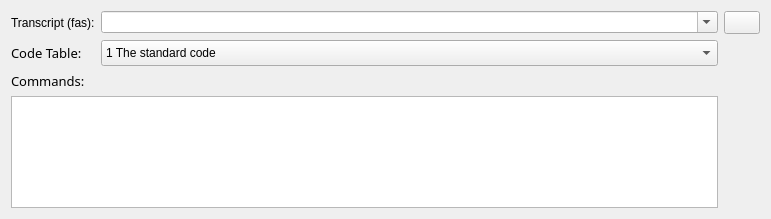
              <widget class="QWidget" name="scrollAreaWidgetContents_3">
               <property name="geometry">
                <rect>
                 <x>0</x>
                 <y>0</y>
                 <width>771</width>
                 <height>219</height>
                </rect>
               </property>
               <layout class="QGridLayout" name="gridLayout_3">
                <item row="0" column="0">
                 <widget class="QLabel" name="label_5">
                  <property name="text">
                   <string>Transcript (fas):</string>
                  </property>
                 </widget>
                </item>
                <item row="0" column="1">
                 <widget class="ListQCombobox" name="comboBox_12">
                  <property name="sizePolicy">
                   <sizepolicy hsizetype="Expanding" vsizetype="Fixed">
                    <horstretch>0</horstretch>
                    <verstretch>0</verstretch>
                   </sizepolicy>
                  </property>
                  <property name="acceptDrops">
                   <bool>true</bool>
                  </property>
                  <property name="editable">
                   <bool>true</bool>
                  </property>
                  <property name="sizeAdjustPolicy">
                   <enum>QComboBox::AdjustToMinimumContentsLength</enum>
                  </property>
                 </widget>
                </item>
                <item row="0" column="2">
                 <widget class="QPushButton" name="pushButton_6">
                  <property name="sizePolicy">
                   <sizepolicy hsizetype="Fixed" vsizetype="Fixed">
                    <horstretch>0</horstretch>
                    <verstretch>0</verstretch>
                   </sizepolicy>
                  </property>
                  <property name="minimumSize">
                   <size>
                    <width>36</width>
                    <height>23</height>
                   </size>
                  </property>
                  <property name="maximumSize">
                   <size>
                    <width>30</width>
                    <height>30</height>
                   </size>
                  </property>
                  <property name="styleSheet">
                   <string notr="true"/>
                  </property>
                  <property name="text">
                   <string/>
                  </property>
                 </widget>
                </item>
                <item row="1" column="0">
                 <widget class="QLabel" name="label_22">
                  <property name="font">
                   <font>
                    <family>Microsoft YaHei</family>
                    <pointsize>10</pointsize>
                   </font>
                  </property>
                  <property name="text">
                   <string>Code Table:</string>
                  </property>
                 </widget>
                </item>
                <item row="1" column="1">
                 <widget class="QComboBox" name="comboBox_9">
                  <property name="sizePolicy">
                   <sizepolicy hsizetype="Expanding" vsizetype="Fixed">
                    <horstretch>0</horstretch>
                    <verstretch>0</verstretch>
                   </sizepolicy>
                  </property>
                  <property name="minimumSize">
                   <size>
                    <width>13</width>
                    <height>26</height>
                   </size>
                  </property>
                  <property name="maximumSize">
                   <size>
                    <width>16777215</width>
                    <height>26</height>
                   </size>
                  </property>
                  <property name="styleSheet">
                   <string notr="true"/>
                  </property>
                  <item>
                   <property name="text">
                    <string>1 The standard code</string>
                   </property>
                  </item>
                  <item>
                   <property name="text">
                    <string>2 Vertebrate mitochondrial code</string>
                   </property>
                  </item>
                  <item>
                   <property name="text">
                    <string>3 The Yeast Mitochondrial Code</string>
                   </property>
                  </item>
                  <item>
                   <property name="text">
                    <string>4 Mold, Protozoan, and Coelenterate Mitochondrial code and Mycoplasma/Spiroplasma code</string>
                   </property>
                  </item>
                  <item>
                   <property name="text">
                    <string>5 Invertebrate mitochondrial</string>
                   </property>
                  </item>
                  <item>
                   <property name="text">
                    <string>6 The Ciliate, Dasycladacean and Hexamita Nuclear Code</string>
                   </property>
                  </item>
                  <item>
                   <property name="text">
                    <string>9 Echinoderm and Flatworm mitochondrial code</string>
                   </property>
                  </item>
                  <item>
                   <property name="text">
                    <string>10 The Euplotid Nuclear Code</string>
                   </property>
                  </item>
                  <item>
                   <property name="text">
                    <string>11 The Bacterial, Archaeal and Plant Plastid Code</string>
                   </property>
                  </item>
                  <item>
                   <property name="text">
                    <string>12 The Alternative Yeast Nuclear Code</string>
                   </property>
                  </item>
                  <item>
                   <property name="text">
                    <string>13 Ascidian mitochondrial code</string>
                   </property>
                  </item>
                  <item>
                   <property name="text">
                    <string>14 Alternative flatworm mitochondrial code</string>
                   </property>
                  </item>
                  <item>
                   <property name="text">
                    <string>16 Chlorophycean Mitochondrial Code</string>
                   </property>
                  </item>
                  <item>
                   <property name="text">
                    <string>21 Trematode Mitochondrial Code</string>
                   </property>
                  </item>
                  <item>
                   <property name="text">
                    <string>22 Scenedesmus obliquus Mitochondrial Code</string>
                   </property>
                  </item>
                  <item>
                   <property name="text">
                    <string>23 Thraustochytrium Mitochondrial Code</string>
                   </property>
                  </item>
                  <item>
                   <property name="text">
                    <string>24 Pterobranchia Mitochondrial Code</string>
                   </property>
                  </item>
                  <item>
                   <property name="text">
                    <string>25 Candidate Division SR1 and Gracilibacteria Code</string>
                   </property>
                  </item>
                 </widget>
                </item>
                <item row="2" column="0">
                 <widget class="QLabel" name="label_29">
                  <property name="font">
                   <font>
                    <family>Microsoft YaHei</family>
                    <pointsize>10</pointsize>
                   </font>
                  </property>
                  <property name="text">
                   <string>Commands:</string>
                  </property>
                  <property name="alignment">
                   <set>Qt::AlignLeading|Qt::AlignLeft|Qt::AlignVCenter</set>
                  </property>
                 </widget>
                </item>
                <item row="3" column="0" colspan="2">
                 <widget class="QPlainTextEdit" name="plainTextEdit_2"/>
                </item>
                <item row="4" column="0">
                 <spacer name="verticalSpacer_2">
                  <property name="orientation">
                   <enum>Qt::Vertical</enum>
                  </property>
                  <property name="sizeHint" stdset="0">
                   <size>
                    <width>20</width>
                    <height>25</height>
                   </size>
                  </property>
                 </spacer>
                </item>
               </layout>
              </widget>
